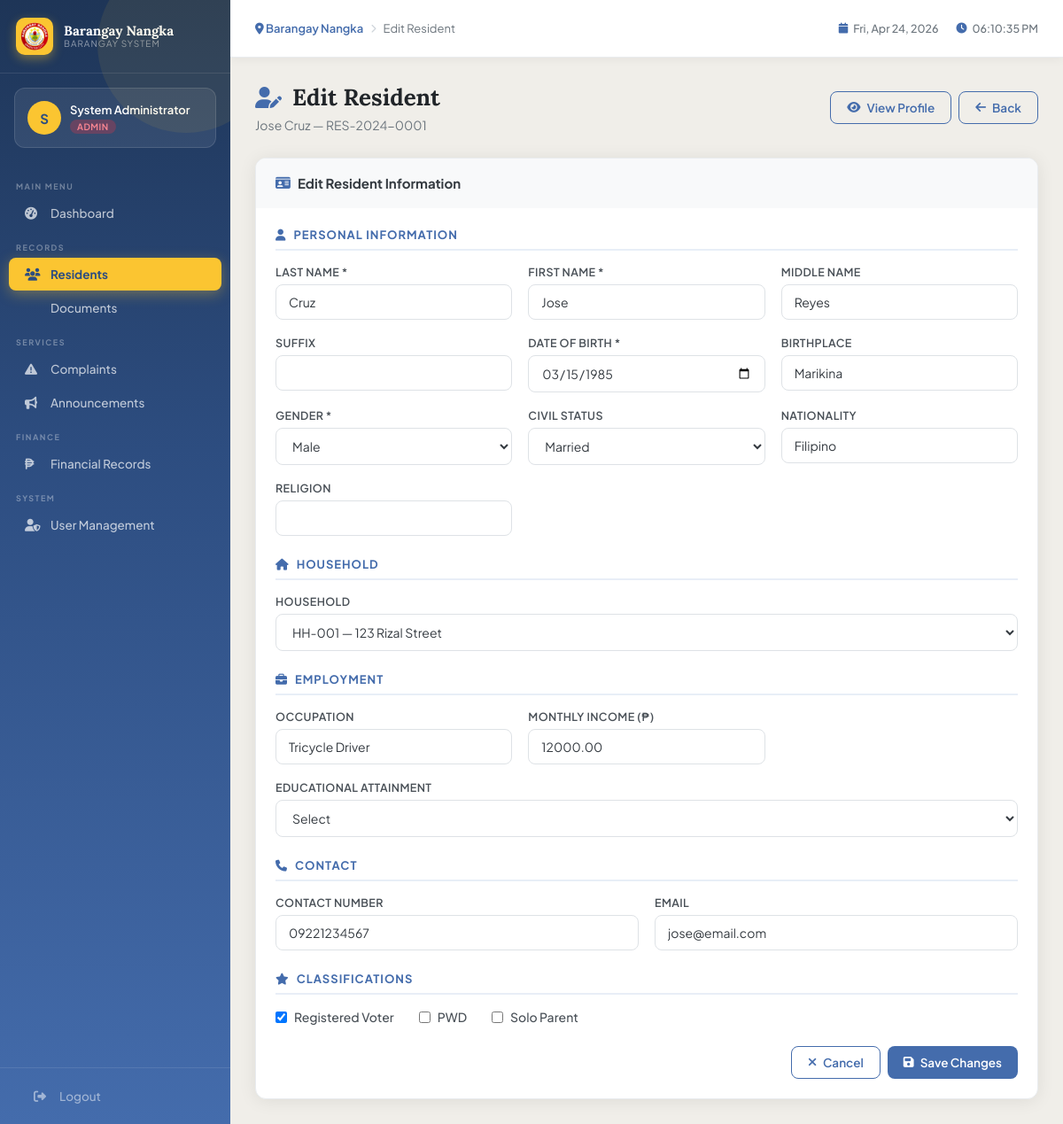
Page /modules/residents/edit.php?id=1 (signed in) on the committed database.
### tables this page shows
CREATE TABLE residents (
    id INT AUTO_INCREMENT PRIMARY KEY,
    resident_id VARCHAR(20) UNIQUE NOT NULL,
    household_id INT,
    last_name VARCHAR(50) NOT NULL,
    first_name VARCHAR(50) NOT NULL,
    middle_name VARCHAR(50),
    suffix VARCHAR(10),
    birthdate DATE NOT NULL,
    birthplace VARCHAR(100),
    gender ENUM('Male','Female') NOT NULL,
    civil_status ENUM('Single','Married','Widowed','Separated','Annulled') DEFAULT 'Single',
    nationality VARCHAR(50) DEFAULT 'Filipino',
    religion VARCHAR(50),
    occupation VARCHAR(100),
    monthly_income DECIMAL(10,2) DEFAULT 0,
    educational_attainment VARCHAR(100),
    voter_status TINYINT(1) DEFAULT 0,
    senior_citizen TINYINT(1) DEFAULT 0,
    pwd TINYINT(1) DEFAULT 0,
    solo_parent TINYINT(1) DEFAULT 0,
    email VARCHAR(100),
    contact_no VARCHAR(20),
    is_active TINYINT(1) DEFAULT 1,
    created_at TIMESTAMP DEFAULT CURRENT_TIMESTAMP,
    FOREIGN KEY (household_id) REFERENCES households(id)
);

CREATE TABLE households (
    id INT AUTO_INCREMENT PRIMARY KEY,
    household_no VARCHAR(20) UNIQUE NOT NULL,
    address TEXT NOT NULL,
    purok VARCHAR(50),
    household_head VARCHAR(100),
    contact_no VARCHAR(20),
    created_at TIMESTAMP DEFAULT CURRENT_TIMESTAMP
);

### modules/residents/edit.php (the view, shortened to what this page needs)
<?php
require_once '../../includes/config.php';
$id = (int)($_GET['id'] ?? 0);
$stmt = $pdo->prepare("SELECT * FROM residents WHERE id=?");
$stmt->execute([$id]);
$res = $stmt->fetch();
$households = $pdo->query("SELECT * FROM households ORDER BY household_no")->fetchAll();
include '../../includes/header.php';
?>
<div class="page-header flex-between">
    <div>
        <h1><i class="fas fa-user-edit"></i> Edit Resident</h1>
        <p><?= htmlspecialchars($res['first_name'].' '.$res['last_name']) ?> — <?= $res['resident_id'] ?></p>
    </div>
    <div class="btn-group">
        <a href="view.php?id=<?= $id ?>" class="btn btn-outline"><i class="fas fa-eye"></i> View Profile</a>
        <a href="index.php" class="btn btn-outline"><i class="fas fa-arrow-left"></i> Back</a>
    </div>
</div>
<div class="card">
    <div class="card-header"><h3><i class="fas fa-id-card"></i> Edit Resident Information</h3></div>
    <div class="card-body">
        <form method="POST">
            <div class="form-section">
                <div class="form-section-title"><i class="fas fa-user"></i> Personal Information</div>
                <div class="form-grid">
                    <div class="form-group"><label>Last Name *</label><input type="text" name="last_name" value="<?= htmlspecialchars($res['last_name']) ?>" required></div>
                    <div class="form-group"><label>First Name *</label><input type="text" name="first_name" value="<?= htmlspecialchars($res['first_name']) ?>" required></div>
                    <div class="form-group"><label>Middle Name</label><input type="text" name="middle_name" value="<?= htmlspecialchars($res['middle_name']) ?>"></div>
                    <div class="form-group"><label>Suffix</label><input type="text" name="suffix" value="<?= htmlspecialchars($res['suffix']) ?>"></div>
                    <div class="form-group"><label>Date of Birth *</label><input type="date" name="birthdate" value="<?= $res['birthdate'] ?>" required></div>
                    <div class="form-group"><label>Birthplace</label><input type="text" name="birthplace" value="<?= htmlspecialchars($res['birthplace']) ?>"></div>
                    <div class="form-group"><label>Gender *</label>
                        <select name="gender" required>
                            <option value="Male" <?= $res['gender']==='Male'?'selected':'' ?>>Male</option>
                        </select>
                    </div>
                    <div class="form-group"><label>Civil Status</label>
                        <select name="civil_status">
                            <?php foreach (['Single','Married','Widowed','Separated','Annulled'] as $s): ?>
                            <option value="<?= $s ?>" <?= $res['civil_status']===$s?'selected':'' ?>><?= $s ?></option>
                            <?php endforeach; ?>
                        </select>
                    </div>
                    <div class="form-group"><label>Nationality</label><input type="text" name="nationality" value="<?= htmlspecialchars($res['nationality']) ?>"></div>
                    <div class="form-group"><label>Religion</label><input type="text" name="religion" value="<?= htmlspecialchars($res['religion']) ?>"></div>
                </div>
            </div>
            <div class="form-section">
                <div class="form-section-title"><i class="fas fa-home"></i> Household</div>
                <div class="form-group">
                    <label>Household</label>
                    <select name="household_id">
                        <?php foreach ($households as $hh): ?>
                        <option value="<?= $hh['id'] ?>" <?= $res['household_id']==$hh['id']?'selected':'' ?>>
                            <?= $hh['household_no'] ?> — <?= htmlspecialchars($hh['address']) ?>
                        </option>
                        <?php endforeach; ?>
                    </select>
                </div>
            </div>
            <div class="form-section">
                <div class="form-section-title"><i class="fas fa-briefcase"></i> Employment</div>
                <div class="form-grid">
                    <div class="form-group"><label>Occupation</label><input type="text" name="occupation" value="<?= htmlspecialchars($res['occupation']) ?>"></div>
                    <div class="form-group"><label>Monthly Income (₱)</label><input type="number" name="monthly_income" value="<?= $res['monthly_income'] ?>" min="0" step="0.01"></div>
                    <div class="form-group full-width"><label>Educational Attainment</label>
                        <select name="educational_attainment">
                            <option value="">Select</option>
                        </select>
                    </div>
                </div>
            </div>
            <div class="form-section">
                <div class="form-section-title"><i class="fas fa-phone"></i> Contact</div>
                <div class="form-grid">
                    <div class="form-group"><label>Contact Number</label><input type="tel" name="contact_no" value="<?= htmlspecialchars($res['contact_no']) ?>"></div>
                    <div class="form-group"><label>Email</label><input type="email" name="email" value="<?= htmlspecialchars($res['email']) ?>"></div>
                </div>
            </div>
            <div class="form-section">
                <div class="form-section-title"><i class="fas fa-star"></i> Classifications</div>
                <div style="display:flex;gap:28px;flex-wrap:wrap;">
                    <?php foreach (['voter_status'=>'Registered Voter','pwd'=>'PWD','solo_parent'=>'Solo Parent'] as $n=>$l): ?>
                    <label style="display:flex;align-items:center;gap:8px;cursor:pointer;text-transform:none;letter-spacing:0;font-size:14px;font-weight:500;">
                        <input type="checkbox" name="<?= $n ?>" style="width:auto;" <?= $res[$n]?'checked':'' ?>>
                        <?= $l ?>
                    </label>
                    <?php endforeach; ?>
                </div>
            </div>
            <div class="btn-group" style="justify-content:flex-end;">
                <a href="view.php?id=<?= $id ?>" class="btn btn-outline"><i class="fas fa-times"></i> Cancel</a>
                <button type="submit" class="btn btn-primary"><i class="fas fa-save"></i> Save Changes</button>
            </div>
        </form>
    </div>
</div>
<?php include '../../includes/footer.php'; ?>

### assets/css/main.css (style rules this page uses)
:root { --blue: #446CAC; --blue-dark: #2d4d80; --blue-light: #6b90c9; --blue-faint: #e8eef7; --gold: #FBC531; --gold-dark: #d4a520; --gold-light: #fdd366; --cloud: #F0EEE9; --cloud-dark: #e0ddd5; --white: #ffffff; --gray-100: #f8f9fa; --gray-200: #e9ecef; --gray-300: #dee2e6; --gray-400: #ced4da; --gray-500: #adb5bd; --gray-600: #6c757d; --gray-700: #495057; --gray-800: #343a40; --gray-900: #212529; --success: #28a745; --danger: #dc3545; --warning: #ffc107; --info: #17a2b8; --sidebar-width: 260px; --topbar-height: 65px; --radius: 12px; --radius-sm: 8px; --shadow: 0 2px 20px rgba(0,0,0,0.08); --shadow-md: 0 4px 30px rgba(0,0,0,0.12); --transition: all 0.25s cubic-bezier(0.4,0,0.2,1); }
* { margin: 0; padding: 0; box-sizing: border-box; }
html { font-size: 15px; }
body { font-family: 'Plus Jakarta Sans', sans-serif; background: var(--cloud); color: var(--gray-800); display: flex; min-height: 100vh; overflow-x: hidden; }
.page-header { margin-bottom: 28px; }
.page-header h1 { font-family: 'Lora', serif; font-size: 26px; font-weight: 700; color: var(--gray-900); display: flex; align-items: center; gap: 12px; }
.page-header h1 i { color: var(--blue); font-size: 24px; }
.page-header p { margin-top: 6px; color: var(--gray-600); font-size: 14px; }
.card { background: white; border-radius: var(--radius); box-shadow: var(--shadow); overflow: hidden; border: 1px solid var(--gray-200); }
.card-header { padding: 18px 22px; border-bottom: 1px solid var(--gray-100); display: flex; align-items: center; justify-content: space-between; background: var(--gray-100); }
.card-header h3 { font-size: 15px; font-weight: 700; color: var(--gray-800); display: flex; align-items: center; gap: 8px; }
.card-header h3 i { color: var(--blue); }
.card-body { padding: 22px; }
.btn { display: inline-flex; align-items: center; gap: 7px; padding: 9px 18px; border-radius: var(--radius-sm); font-family: inherit; font-size: 13.5px; font-weight: 600; cursor: pointer; border: none; transition: var(--transition); text-decoration: none; white-space: nowrap; }
.btn-primary { background: var(--blue); color: white; }
.btn-outline { background: transparent; border: 1.5px solid var(--blue); color: var(--blue); }
.btn-group { display: flex; gap: 8px; flex-wrap: wrap; }
.form-grid { display: grid; grid-template-columns: repeat(auto-fit, minmax(220px, 1fr)); gap: 18px; }
.form-group { display: flex; flex-direction: column; gap: 6px; }
.form-group.full-width { grid-column: 1 / -1; }
label { font-size: 12.5px; font-weight: 600; color: var(--gray-700); text-transform: uppercase; letter-spacing: 0.4px; }
input, select, textarea { padding: 10px 14px; border: 1.5px solid var(--gray-300); border-radius: var(--radius-sm); font-family: inherit; font-size: 14px; color: var(--gray-800); background: white; transition: var(--transition); width: 100%; }
.form-section { margin-bottom: 24px; }
.form-section-title { font-size: 13px; font-weight: 700; color: var(--blue); text-transform: uppercase; letter-spacing: 1px; border-bottom: 2px solid var(--blue-faint); padding-bottom: 8px; margin-bottom: 16px; display: flex; align-items: center; gap: 8px; }
.flex-between { display: flex; align-items: center; justify-content: space-between; }

### rows in the picture
residents: first_name+last_name "Jose Cruz", resident "RES-2024-0001", last_name "Cruz", first_name "Jose", middle_name "Reyes", birthdate "03/15/1985", birthplace "Marikina", gender "Male", civil_status "Married", nationality "Filipino", household_id "HH-001 — 123 Rizal Street", occupation "Tricycle Driver", monthly_income "12000.00", contact_no "09221234567", email "jose@email.com", voter_status "☑"

### other values in the picture
substr($_SESSION['full_name'] ?? 'A', 0, 1) "S"
$_SESSION['full_name'] "System Administrator"
$_SESSION['role'] "ADMIN"
$page_title "Edit Resident"
$l "Registered Voter"
$l "PWD"
$l "Solo Parent"
